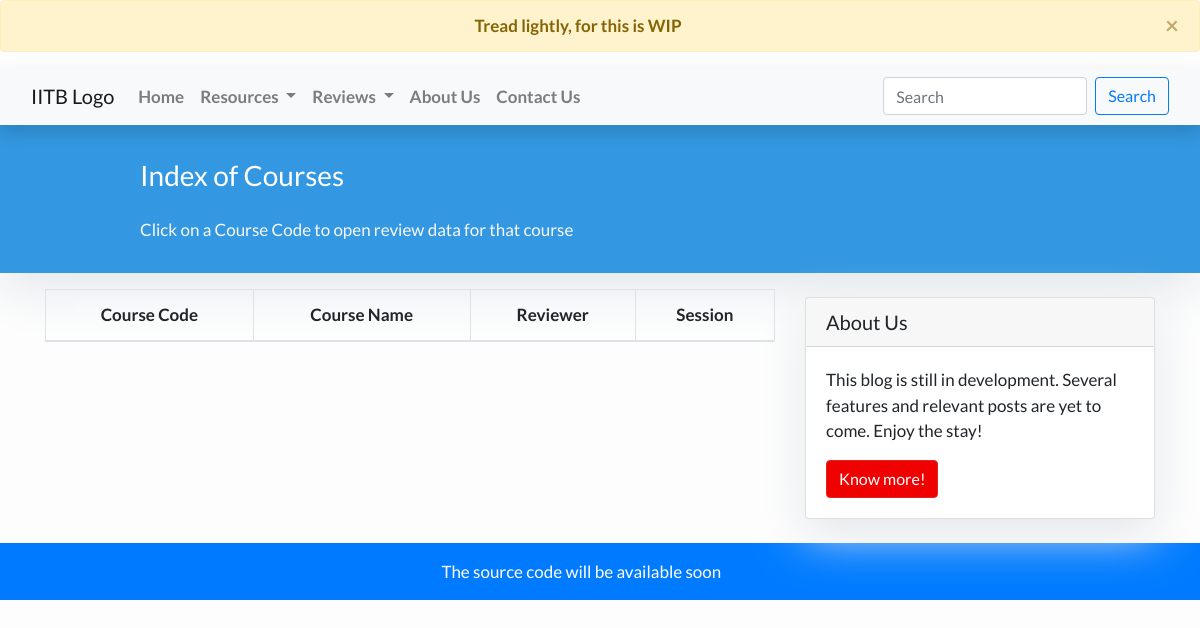
Page /coursereview/ on the earlier database version.
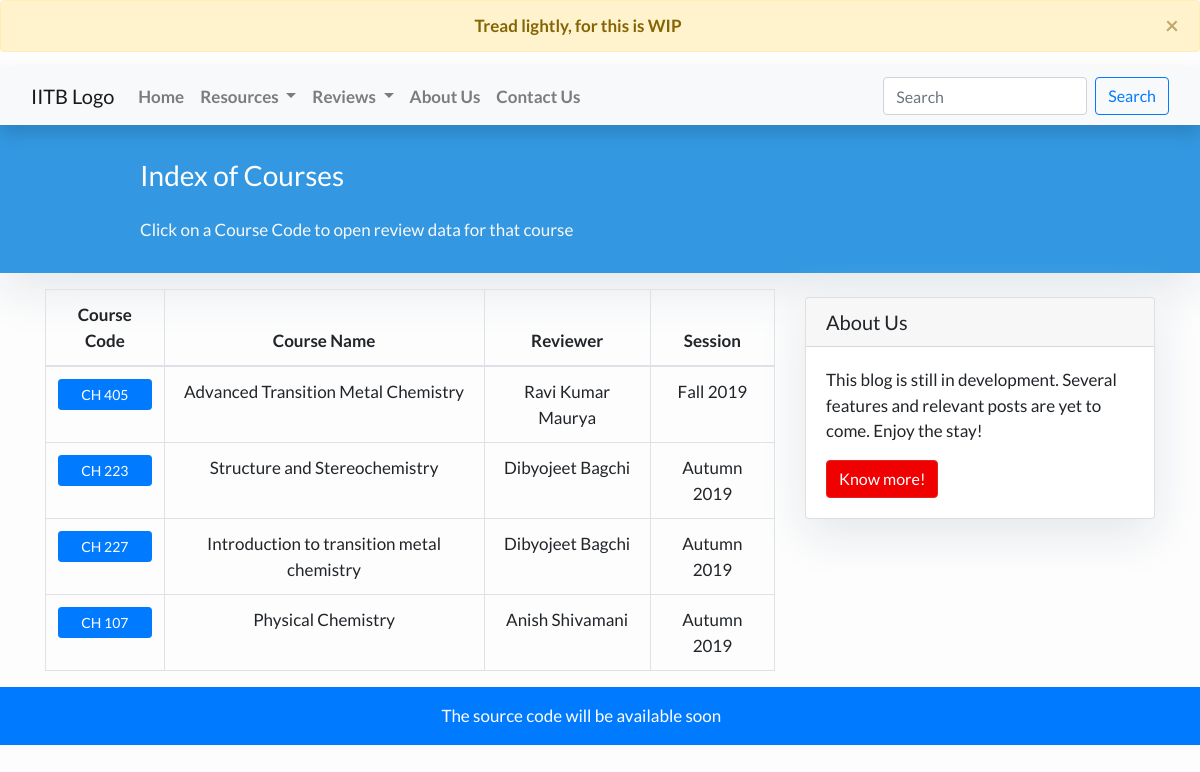
Same page on the later database version.
### feed/models.py (models this page shows, shortened)
class CourseReviewData(models.Model):
    course = models.ForeignKey('Course', on_delete=models.CASCADE)
    submitter = models.CharField(max_length=150, blank=True, null=True)
    submitter_email = models.EmailField()
    course_instructor = models.CharField(max_length=150)
    session = models.CharField(max_length=20)
    grade_awarded = models.CharField(max_length=2)
    course_difficulty = models.CharField(max_length=20)
    pre_requisites = models.CharField(max_length=150)
    assesments_methods = models.TextField()
    topics_covered = models.TextField()
    weightage = models.TextField()
    lecture_lab_review = models.TextField()
    exam_review = models.TextField()
    performance_tips = models.TextField()
    references = models.TextField()
    slug = models.SlugField(max_length=200, unique=True)
    attendance_policy = models.CharField(
        max_length=150, default="80% attendace is required officially")

class Course(models.Model):
    FIRST = 1
    SECOND = 2
    THIRD = 3
    FOURTH = 4
    FIFTH = 5
    SIXTH = 6
    SEVENTH = 7
    EIGHTH = 8
    ELECTIVE = 0
    SEMESTER = (
        (FIRST, 'First Semester'),
        (SECOND, 'Second Semester'),
        (THIRD, 'Third Semester'),
        (FOURTH, 'Fourth Semester'),
        (FIFTH, 'Fifth Semester'),
        (SIXTH, 'Sixth Semester'),
        (SEVENTH, 'Seventh Semester'),
        (EIGHTH, 'Eighth Semester'),
        (ELECTIVE, 'Department Electives'),
    )
    code = models.CharField(max_length=6)
    name = models.CharField(max_length=150)
    semester = models.IntegerField(choices=SEMESTER)

### feed/views.py (the view)
# urls.py: path('coursereview/', views.CourseReviewView.as_view(), name='coursereview_index'),
class CourseReviewView(generic.ListView):
    queryset = CourseReviewData.objects.order_by('-course')
    template_name = 'feed/coursereview_index.html'
    context_object_name = 'course_list'

### feed/templates/feed/coursereview_index.html (shortened to what this page needs)
{% extends "feed/base.html" %}
{% block content %}
<header class="masthead">
    <div class="container">
        <div class="row">
            <div class=" col-md-8 col-md-10 mx-auto">
                <div class="site-heading">
                    <h3 class=" site-heading my-4 mt-3 text-white"> Index of Courses </h3>
                    <p class="text-light">Click on a Course Code to open review data for that course &nbsp
                    </p>
                </div>
            </div>
        </div>
    </div>
</header>
<div class="container">
    <div class="row">
        <div class="col-md-8 mt-3 left">
            <table class="table table-bordered table-hover">
                <thead>
                  <tr>
                    <th scope="col" class="text-center">Course Code</th>
                    <th scope="col" class="text-center">Course Name</th>
                    <th scope="col" class="text-center">Reviewer</th>
                    <th scope="col" class="text-center">Session</th>
                  </tr>
                </thead>
                <tbody>
                    {% for course in course_list %}
                    <tr>
                    <td scope="row" class="text-center">
                        <a href="{% url 'coursereview' course.slug %}" class="btn btn-primary btn-sm btn-block">{{ course.course.code }}</a>
                    </td>
                    <td class="text-center">{{ course.course.name }}</td>
                    <td class="text-center">{{ course.submitter }}</td>
                    <td class="text-center">{{ course.session }}</td>
                    </tr>
                    {% endfor %}
                </tbody>
              </table>
        </div>
        {% block sidebar %} {% include 'feed/sidebar.html' %} {% endblock sidebar %}
    </div>
</div>
{%endblock%}

### feed/templates/feed/base.html (shortened to what this page needs)
<!DOCTYPE html>
<html>
    <head>
        <link rel="stylesheet" href="https://stackpath.bootstrapcdn.com/bootstrap/4.4.1/css/bootstrap.min.css"
>
    </head>
    <body>
        <div class="alert alert-warning alert-dismissible fade show text-center" role="alert">
            <strong>Tread lightly, for this is WIP</strong>
            <button type="button" class="close" data-dismiss="alert" aria-label="Close">
              <span aria-hidden="true">&times;</span>
            </button>
          </div>
        <nav class="navbar navbar-expand-lg navbar-light bg-light shadow" id="mainNav">
            <div class="container-fluid">
                <a class="navbar-brand" href="{% url 'home' %}">IITB Logo</a>
                <div class="collapse navbar-collapse" id="navbarResponsive">
                    <ul class="navbar-nav mr-auto">
                        <li class="nav-item text-black">
                            <a class="nav-link text-black font-weight-bold" href="{% url 'home' %}">Home</a>
                        </li>
                        <li class="nav-item text-black dropdown">
                            <a class="nav-link dropdown-toggle text-black font-weight-bold" href="#" id="navbarDropdown" role="button" data-toggle="dropdown" aria-haspopup="true" aria-expanded="false">
                                Resources
                            </a>
                        </li>
                        <li class="nav-item text-black dropdown">
                            <a class="nav-link dropdown-toggle text-black font-weight-bold" href="#" id="navbarDropdown" role="button" data-toggle="dropdown" aria-haspopup="true" aria-expanded="false">
                                Reviews
                            </a>
                        </li>
                        <li class="nav-item text-black">
                            <a class="nav-link text-black font-weight-bold" href="{% url 'about_us' %}">About Us</a>
                        </li>
                        <li class="nav-item text-black">
                            <a class="nav-link text-black font-weight-bold" href="#">Contact Us</a>
                        </li>
                    </ul>
                    <form class="form-inline my-2 my-lg-0" action="{% url 'search_results' %}" method="get">
                        <input class="form-control mr-sm-2" name="q" type="search" placeholder="Search" aria-label="Search">
                        <button class="btn btn-outline-primary my-2 my-sm-0" type="submit">Search</button>
                    </form>
                </div>
            </div>
        </nav>
        {% block content %}{% endblock content %}
        <footer class="py-3 bg-primary">
            <p class="m-0 text-white text-center">The source code will be available soon <a href="https://github.com/niTROCket51/blog-chem-iitb">here</a></p>
        </footer>
    </body>
</html>

### feed/templates/feed/sidebar.html (shortened to what this page needs)
{% block sidebar %}
<div class="col-md-4 float-right ">
<div class="card my-4">
        <h5 class="card-header">About Us</h5>
    <div class="card-body">
        <p class="card-text"> This blog is still in development. Several features and relevant posts are yet to come. Enjoy the stay!</p>
        <a href="{% url 'about_us' %}"
           class="btn btn-danger">Know more!</a>
    </div>
</div>
</div>
{% endblock sidebar %}

### feed/templates/feed/base.html (style rules this page uses)
body { font-family: "Lato", sans-serif; font-size: 17px; background-color: #fdfdfd; }
.shadow { box-shadow: 0 4px 2px -2px rgba(0, 0, 0, 0.1); }
.btn-danger { color: #fff; background-color: #f00000; border-color: #dc281e; }
.masthead { background: #3398E1; height: auto; padding-bottom: 15px; box-shadow: 0 16px 48px #E3E7EB; padding-top: 10px; }

### feed/templates/feed/coursereview_index.html (style rules this page uses)
body { font-family: "Lato", sans-serif; background-color: #fdfdfd; }
.card { box-shadow: 0 16px 48px #E3E7EB; }

### feed/templates/feed/sidebar.html (style rules this page uses)
.card { box-shadow: 0 16px 48px #E3E7EB; }

Differences in the rows shown:
added CourseReviewData: course.code "CH 405", course.name "Advanced Transition Metal Chemistry", submitter "Ravi Kumar Maurya", session "Fall 2019"
added CourseReviewData: course.code "CH 223", course.name "Structure and Stereochemistry", submitter "Dibyojeet Bagchi", session "Autumn 2019"
added CourseReviewData: course.code "CH 227", course.name "Introduction to transition metal chemistry", submitter "Dibyojeet Bagchi", session "Autumn 2019"
added CourseReviewData: course.code "CH 107", course.name "Physical Chemistry", submitter "Anish Shivamani", session "Autumn 2019"
